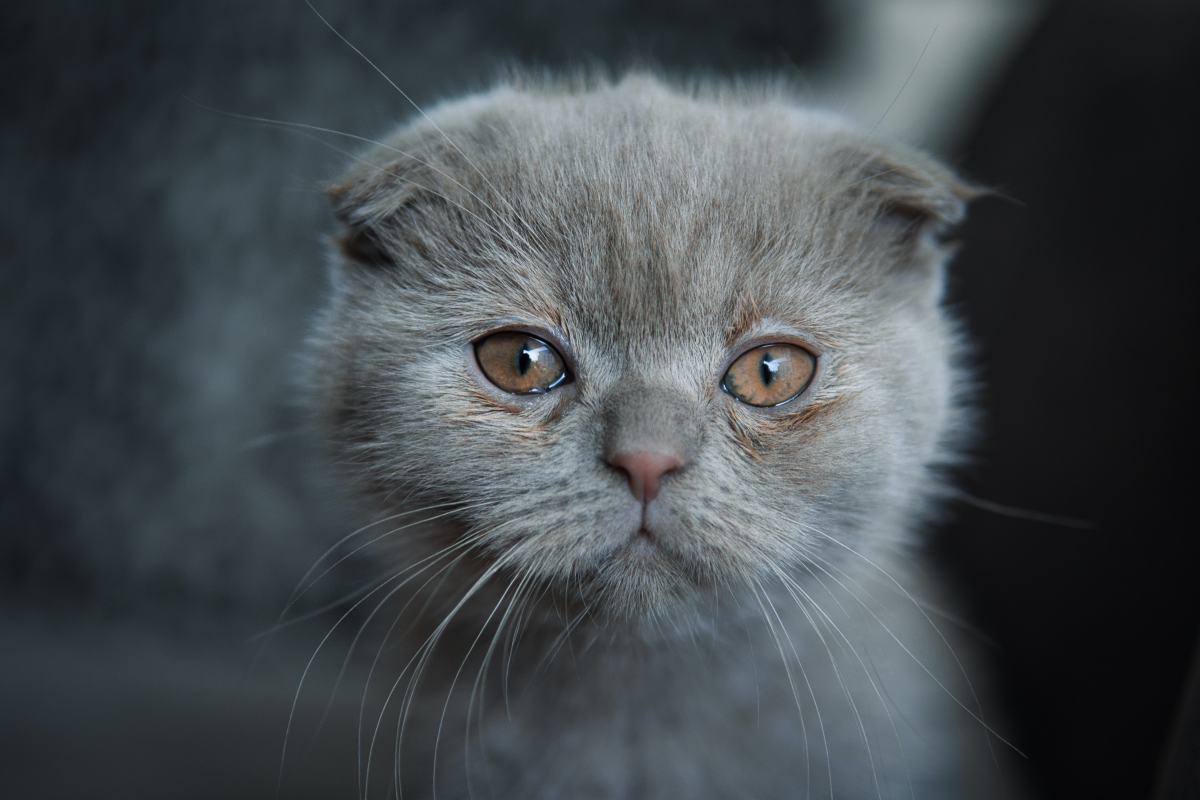
#> input picture 4-week-image-processing/cat.jpg, 6000 x 4000 px, found by its file name (shown at 1/5 size)
$ python readingAndWritingImg.py
#> lines starting #> are read from the running program, lines starting #| are printed output that depends on the picture
import cv2

# Reading and writing images :
img1 = cv2.imread("4-week-image-processing/cat.jpg")
#> img1 is the input picture: shape (4000, 6000, 3); mean B, G, R 77.9, 74.1, 67.8
cv2.imshow("Cat", cv2.resize(img1, (960, 540))) # resize for displaying the whole picture if it is too big
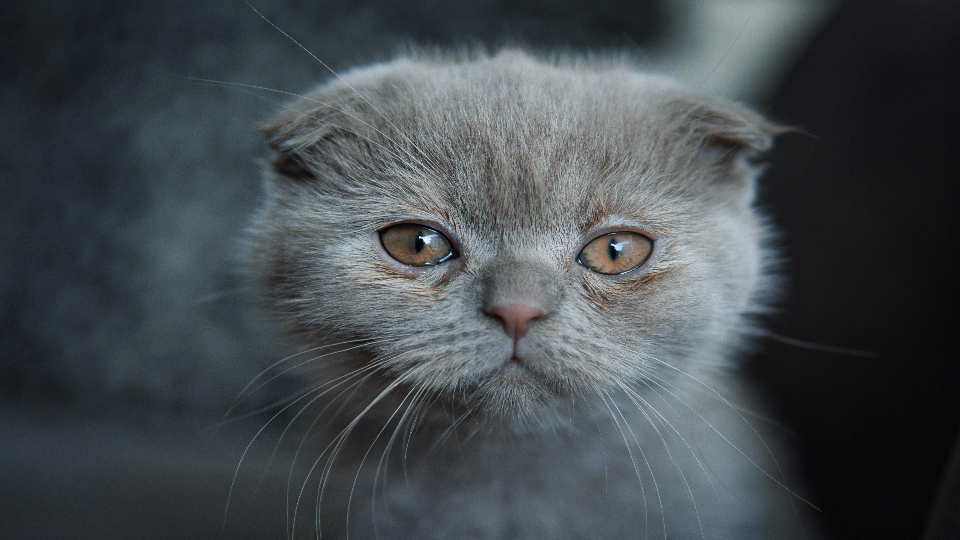
#> window 'Cat': shape (540, 960, 3); mean B, G, R 77.8, 74, 67.7
# Size of the image:
print('\nimage size: ', img1.size)
#| image size:  72000000
# Data type of the image:
print('\nimage data type: ', img1.dtype)
#| image data type:  uint8
# Dimension of the image and number of channels:
print('\nimage shape: ', img1. shape)
#| image shape:  (4000, 6000, 3)
cv2.waitKey()
cv2.destroyAllWindows()
